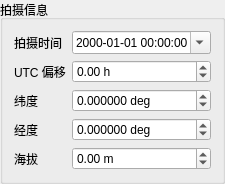
             <widget class="QGroupBox" name="groupBoxMosaicObserver">
              <property name="title">
               <string>拍摄信息</string>
              </property>
              <layout class="QVBoxLayout" name="verticalLayoutMosaicObserver">
               <item>
                <layout class="QFormLayout" name="formLayoutMosaicObserver">
                 <property name="fieldGrowthPolicy">
                  <enum>QFormLayout::AllNonFixedFieldsGrow</enum>
                 </property>
                 <property name="labelAlignment">
                  <set>Qt::AlignLeft|Qt::AlignVCenter</set>
                 </property>
                 <item row="0" column="0">
                  <widget class="QLabel" name="labelMosaicObservationTime">
                   <property name="text">
                    <string>拍摄时间</string>
                   </property>
                  </widget>
                 </item>
                 <item row="0" column="1">
                  <widget class="QDateTimeEdit" name="dateTimeEditMosaicObservation">
                   <property name="calendarPopup">
                    <bool>true</bool>
                   </property>
                   <property name="displayFormat">
                    <string>yyyy-MM-dd HH:mm:ss</string>
                   </property>
                  </widget>
                 </item>
                 <item row="1" column="0">
                  <widget class="QLabel" name="labelMosaicUtcOffset">
                   <property name="text">
                    <string>UTC 偏移</string>
                   </property>
                  </widget>
                 </item>
                 <item row="1" column="1">
                  <widget class="QDoubleSpinBox" name="doubleSpinBoxMosaicUtcOffset">
                   <property name="minimum">
                    <double>-12.000000000000000</double>
                   </property>
                   <property name="maximum">
                    <double>14.000000000000000</double>
                   </property>
                   <property name="singleStep">
                    <double>0.500000000000000</double>
                   </property>
                   <property name="suffix">
                    <string> h</string>
                   </property>
                  </widget>
                 </item>
                 <item row="2" column="0">
                  <widget class="QLabel" name="labelMosaicLatitude">
                   <property name="text">
                    <string>纬度</string>
                   </property>
                  </widget>
                 </item>
                 <item row="2" column="1">
                  <widget class="QDoubleSpinBox" name="doubleSpinBoxMosaicLatitude">
                   <property name="decimals">
                    <number>6</number>
                   </property>
                   <property name="minimum">
                    <double>-90.000000000000000</double>
                   </property>
                   <property name="maximum">
                    <double>90.000000000000000</double>
                   </property>
                   <property name="suffix">
                    <string> deg</string>
                   </property>
                  </widget>
                 </item>
                 <item row="3" column="0">
                  <widget class="QLabel" name="labelMosaicLongitude">
                   <property name="text">
                    <string>经度</string>
                   </property>
                  </widget>
                 </item>
                 <item row="3" column="1">
                  <widget class="QDoubleSpinBox" name="doubleSpinBoxMosaicLongitude">
                   <property name="decimals">
                    <number>6</number>
                   </property>
                   <property name="minimum">
                    <double>-180.000000000000000</double>
                   </property>
                   <property name="maximum">
                    <double>180.000000000000000</double>
                   </property>
                   <property name="suffix">
                    <string> deg</string>
                   </property>
                  </widget>
                 </item>
                 <item row="4" column="0">
                  <widget class="QLabel" name="labelMosaicElevation">
                   <property name="text">
                    <string>海拔</string>
                   </property>
                  </widget>
                 </item>
                 <item row="4" column="1">
                  <widget class="QDoubleSpinBox" name="doubleSpinBoxMosaicElevation">
                   <property name="minimum">
                    <double>-500.000000000000000</double>
                   </property>
                   <property name="maximum">
                    <double>9000.000000000000000</double>
                   </property>
                   <property name="suffix">
                    <string> m</string>
                   </property>
                  </widget>
                 </item>
                </layout>
               </item>
              </layout>
             </widget>
